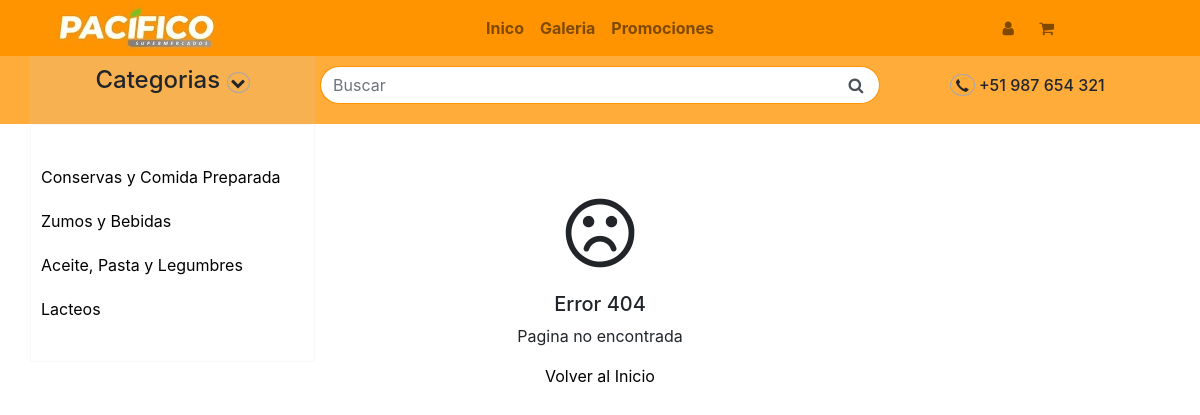
Page /terminos on the earlier database version.
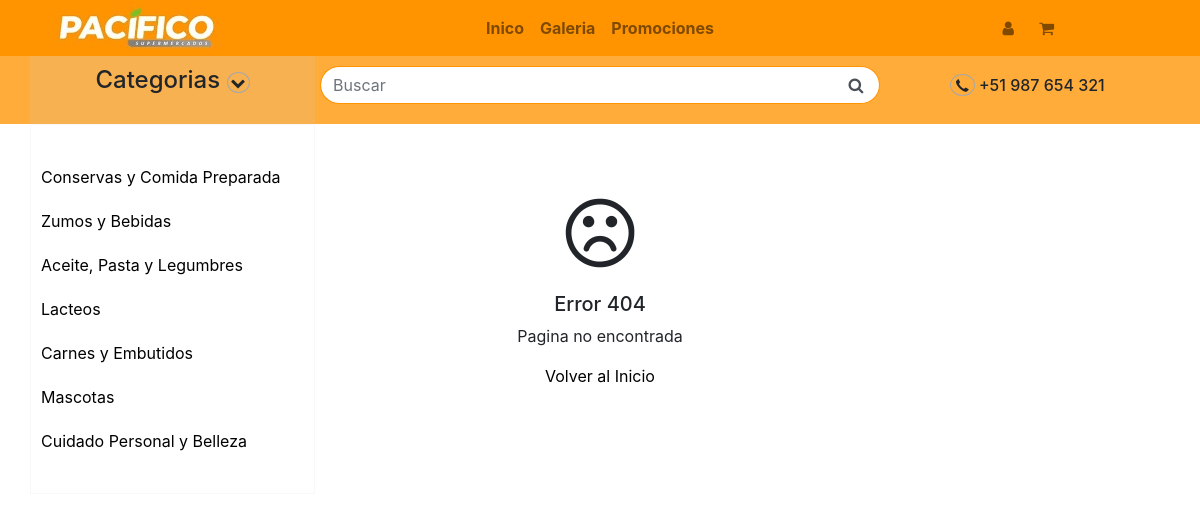
Same page on the later database version.
### tables this page shows
CREATE TABLE `cat_producto` (
  `id_cat_producto` int(11) NOT NULL,
  `cod_categoria` varchar(50) NOT NULL,
  `nombre_cat_producto` varchar(50) DEFAULT NULL,
  `descrip_cat_producto` varchar(500) DEFAULT NULL
);

### Controller/viewController.php (called while the page is built)
<?php
	require_once "./Model/viewModel.php";
	class viewController extends viewModel{
		public function index(){
			return require_once "./View/home.php";
		}
		public function view_Controller(){
			if(isset($_GET['page'])){
				$ruta=explode("/", $_GET['page']);
				$respuesta=viewModel::view_Model($ruta[0]);
			}else{
				$respuesta="home";
			}
			return $respuesta;
		}
	}
?>

### index.php (called while the page is built, shortened)
<?php
	require_once "./Controller/viewController.php";
	$plantilla = new viewController();
	$plantilla->index();
?>

### Model/viewModel.php (called while the page is built, shortened)
<?php
	class viewModel{
		protected function view_Model($vistas){
			$listaBlanca=["home","search","login","index","promotion","producto","RegistroCliente"];
			$listaCliente=["ClienteInicio","promotion","producto","search","home","compra","listaCompra"];
			$listaAdministrador=["admin","productadmi","almacen","productventa","repartidores","administrativo","clientes"];
			if(in_array($vistas, $listaBlanca)){
				if(is_file("./View/contents/".$vistas."-view.php")){
					$contenido="./View/contents/".$vistas."-view.php";
				}else{
					$contenido="home";
				}
			}elseif(in_array($vistas, $listaAdministrador)){
				if(is_file("./View/contents/".$vistas."-view.php")){
					$contenido="./View/contents/".$vistas."-view.php";
				}else{
					$contenido="admin";
				}
			}elseif(in_array($vistas,$listaCliente)){
				if(is_file("./View/contents/".$vistas."-view.php")){
					$contenido="./View/contents/".$vistas."-view.php";
				}else{
					$contenido = "home";
				}
			}elseif($vistas == "Out"){
				$contenido = null;
			}else{
				$contenido="404";
			}
			return $contenido;
		}
	}
?>

### Config/main.php (called while the page is built, shortened)
<?php
class mainModel{
		protected function conectar(){
			try{
				$link = new PDO(SGBD,USER,PASS);
			}catch (Exeption $e){
				echo "Error al conectar a la base de datos error: ".$e;
			}
			return $link;
		}
		protected function consulta_simple($consulta){
			$respuesta = self::conectar()->prepare($consulta);
			$respuesta->execute();
			return $respuesta;
		}
	}
?>

### Controller/listarProductoController.php (called while the page is built, shortened)
<?php
    if($peticionAjax){
        require_once "../Config/main.php";
    }else{
        require_once "./Config/main.php";
    }
    class productoController_l extends mainModel{
        public function listar_categoria(){
            $main = mainModel::consulta_simple("select nombre_cat_producto,cod_categoria from cat_producto");
            return $main;
        }
    }
?>

### View/modules/inicio.php (the view, shortened to what this page needs)
<section class="content head_home">
	<div class="container">
		<div class="row">
			<div class="col-xl-3 col-lg-3 col-md-12 col-sm-12 col-xs-12 col-sp-12 col-logo">
				<div class="h-logo"><a href="<?php echo SERVERURL; ?>"><img src="<?php echo SERVERURL; ?>View/img/logo.jpg" alt="" class="img-fluid"></a></div>
			</div>
			<div class="col-xl-6 col-lg-6 col-md-3 col-sm-3 col-xs-3 col-sp-3 col-menu">
				<div class="navbar navbar-expand-sm navbar-light  justify-content-center br_home">
						<div class="navbar-nav">
							<li class="nav-item"><a href="<?php echo SERVERURL; ?>" class="nav-link"><strong>Inico</strong></a></li>
							<li class="nav-item"><a href="#" class="nav-link"><strong>Galeria</strong></a></li>
							<li class="nav-item"><a href="promotion" class="nav-link"><strong>Promociones</strong></a></li>
						</div>
				</div>
			</div>
			<div class="col-xl-3 col-lg-3 col-md-9 col-sm-9 col-xs-9 col-sp-9 col-info">
				<div class="navbar navbar-expand-sm navbar-light  justify-content-center br_home">
						<div class="navbar-nav">
							<li class="nav-item"><a href="login" class="nav-link"><i class="icon-user"></i></a></li>
							<li class="nav-item"><a  class="nav-link" id="car-show">
								<strong>
									<i class="icon-basket"></i>
								</strong></a>
							</li>
						</div>
				</div>
			</div>
		</div>
	</div>
</section>
<?php require_once "./Controller/listarProductoController.php";
	$categorias = new productoController_l();
?>
<div class="content bar_inf">
		<div class="container">
			<div class="row bar_nav">
				<div class="col-xl-3 col-lg-3 col-md-12 col-sm-12 col-xs-12 col-sp-12 col-categories">
					<div class="categories">
						<h4>Categorias  <span class="icon-down-open menos"></span></h4>
					</div>
					<div class="items-category">
						<ul class="list-group" style="text-align: left;">
							<?php
								$categorias_ = $categorias->listar_categoria();
								foreach($categorias_ as $dato_c => $value){
									echo "<li class='list-group-item'><a href='#'>$value[0]</a></li>";
								}
							?>
						</ul>
					</div>
				</div>
				<div class="col-xl-6 col-lg-6 col-md-12 col-sm-12 col-xs-12 col-sp-12 col-search">
					<div class="search">
						<form action="search" method="post">
							<div class="input-group md-form form-sm form-2 pl-0">
					            <input type="text" class="form-control input-search" name="search"  placeholder="Buscar">
					            <div class="input-group-append">
					                <button class="input-group-text btn-search"><i class="icon-search"></i></button>
					            </div>
					        </div>
						</form>
					</div>
				</div>
				<div class="col-xl-3 col-lg-3 col-md-12 col-sm-12 col-xs-12 col-sp-12 col-number">
					<div class="number" style="padding: 10px 0px;">
						<h6> <i class="icon-call" style="border-radius: 100%; border: 1px solid #a9a7a7;"></i>    +51 987 654 321</h6>
					</div>
				</div>
			</div>
		</div>
	</div>

### View/home.php (shortened to what this page needs)
<!DOCTYPE html>
<html lang="es">
<head>
	<?php include "./View/modules/scripts.php"; ?>
</head>
<body>
	<?php
		require_once "./Controller/viewController.php";
		$vt = new viewController();
		$vistasR=$vt->view_Controller();
		if(!isset($_SESSION['tipo_user']) && $vistasR != null):
				$listaBlanca=["home","search","login","index","promotion","producto","RegistroCliente"];
				include "./View/modules/inicio.php";
				if(isset($_GET['page'])){
					if(in_array($_GET['page'],$listaBlanca)){
						switch($vistasR){
							case 'home':
									include "View/contents/baner.php";
									include "View/contents/promotion.php";
									?>
									<section class="container-fluid" id="lista-productos">
									<?php
									include "./View/contents/list-product.php";
									?>
									</section>
									<?php
								break;
							case './View/contents/promotion-view.php':
									?>
									<section class="container-fluid" id="lista-productos">
									<?php
									include $vistasR;
									?>
									</section>
									<?php
								break;
							case "404":
									include "./View/contents/404-view.php";
							break;
							default:
									include $vistasR;
							break;
						}
					}else{
						include "./View/contents/404-view.php";
					}
				}
	endif; ?>
</body>
</html>

### View/modules/scripts.php (shortened to what this page needs)
<link rel="stylesheet" href="<?php echo SERVERURL; ?>View/css/bootstrap.min.css">
   <link rel="stylesheet" href="<?php echo SERVERURL; ?>View/css/fontello.css">
   <link rel="stylesheet" href="<?php echo SERVERURL; ?>View/css/animation.css">
   <link rel="stylesheet" href="<?php echo SERVERURL; ?>View/css/header.css">
   <link rel="stylesheet" href="<?php echo SERVERURL; ?>View/css/car.css">
   <link rel="stylesheet" href="<?php echo SERVERURL; ?>View/css/inicio.css">
   <link rel="stylesheet" href="<?php echo SERVERURL; ?>View/css/main.css">

### View/contents/404-view.php
<section class="container" style="background-color: #fff;">
	<br>
	<br>
	<center>
		<i class="icon-frown" style="font-size: 80px;"></i>
		<br>
		<h5>Error 404</h5>
		<p>Pagina no encontrada</p>
		<a href="<?php echo SERVERURL; ?>">Volver al Inicio</a>
	</center>
</section>

### View/css/car.css (style rules this page uses)
.window_car>.card>.card-body,.list-group-item { padding: 5px; }

### View/css/inicio.css (style rules this page uses)
.head_home { background: #ff9400; }
.br_home { background: #ff9400; }
.menos { border-radius: 100%; border: 1px solid #a9a7a7; font-size: 15px; }
.col-categories,.col-search,.col-number { text-align: center; padding: 10px 0px; }
.input-search { border-top-left-radius: 50px; border-bottom-left-radius: 50px; border-color: #ff9400; border-right: none; }
.search { width: calc(100% - 10px); margin: auto; }
.btn-search { border-top-right-radius: 50px; border-bottom-right-radius: 50px; border-color: #ff9400; border-left: none; background-color: #fff; }
.items-category { position: absolute; z-index: 10; background-color: #fff; padding: 30px 0px; width: 100%; border:1px solid #f8f8f8; display: block; }
.col-categories { background-color: #cacaca24; padding-bottom: 0px; }
.items-category>.list-group>.list-group-item { border:0px; padding: 10px; }
.items-category>.list-group>.list-group-item>a { text-decoration: none; color: #000; }
.bar_inf { background-color: #ff9400c4; }
.categories { padding-bottom: 21px; }

### View/css/main.css (style rules this page uses)
a { color: #000000; text-decoration: none; background-color: transparent; }

Differences in the rows shown:
added cat_producto: nombre_cat_producto "Carnes y Embutidos"
added cat_producto: nombre_cat_producto "Mascotas"
added cat_producto: nombre_cat_producto "Cuidado Personal y Belleza"
